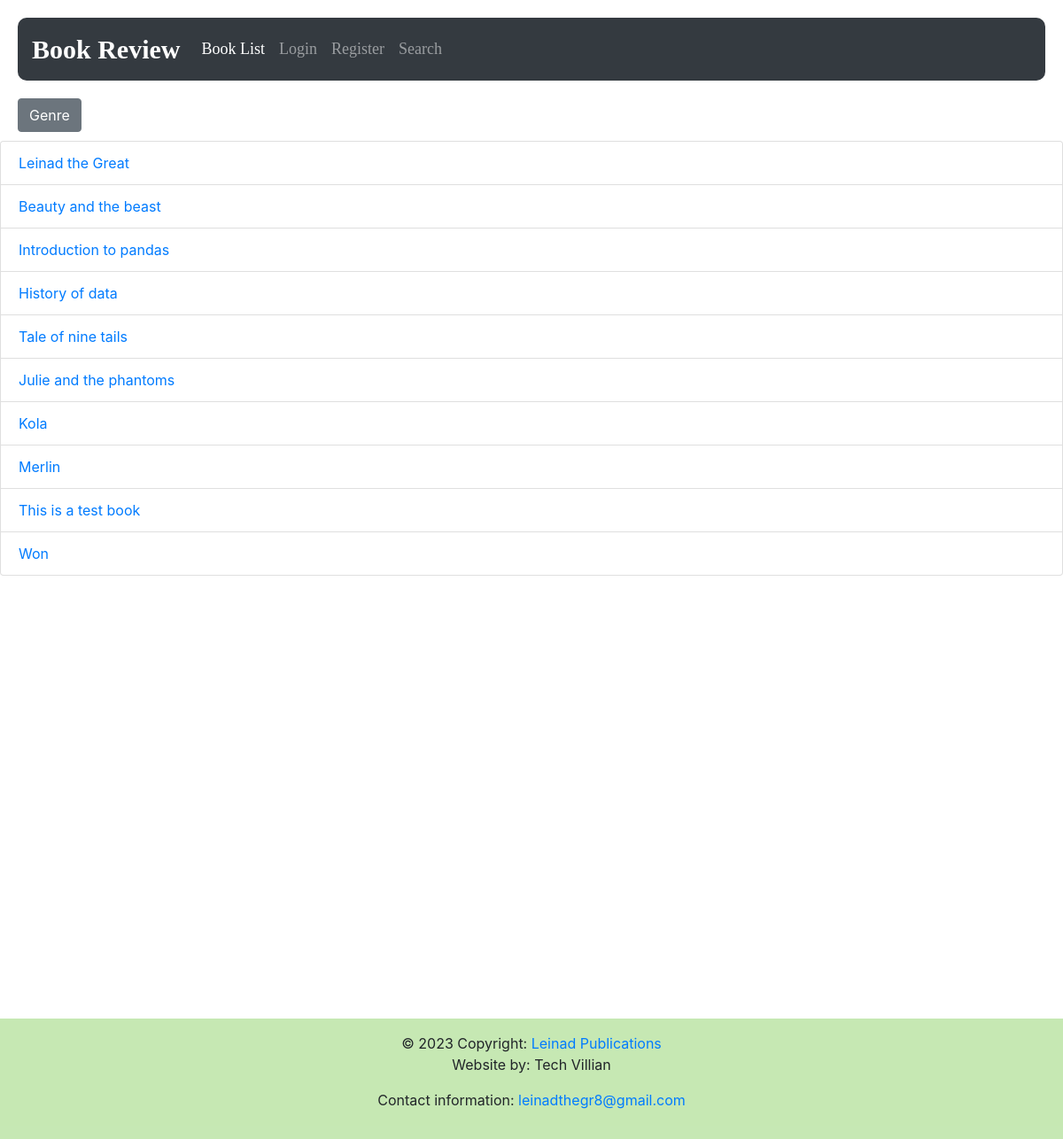
The app's page /book_list/, older data.
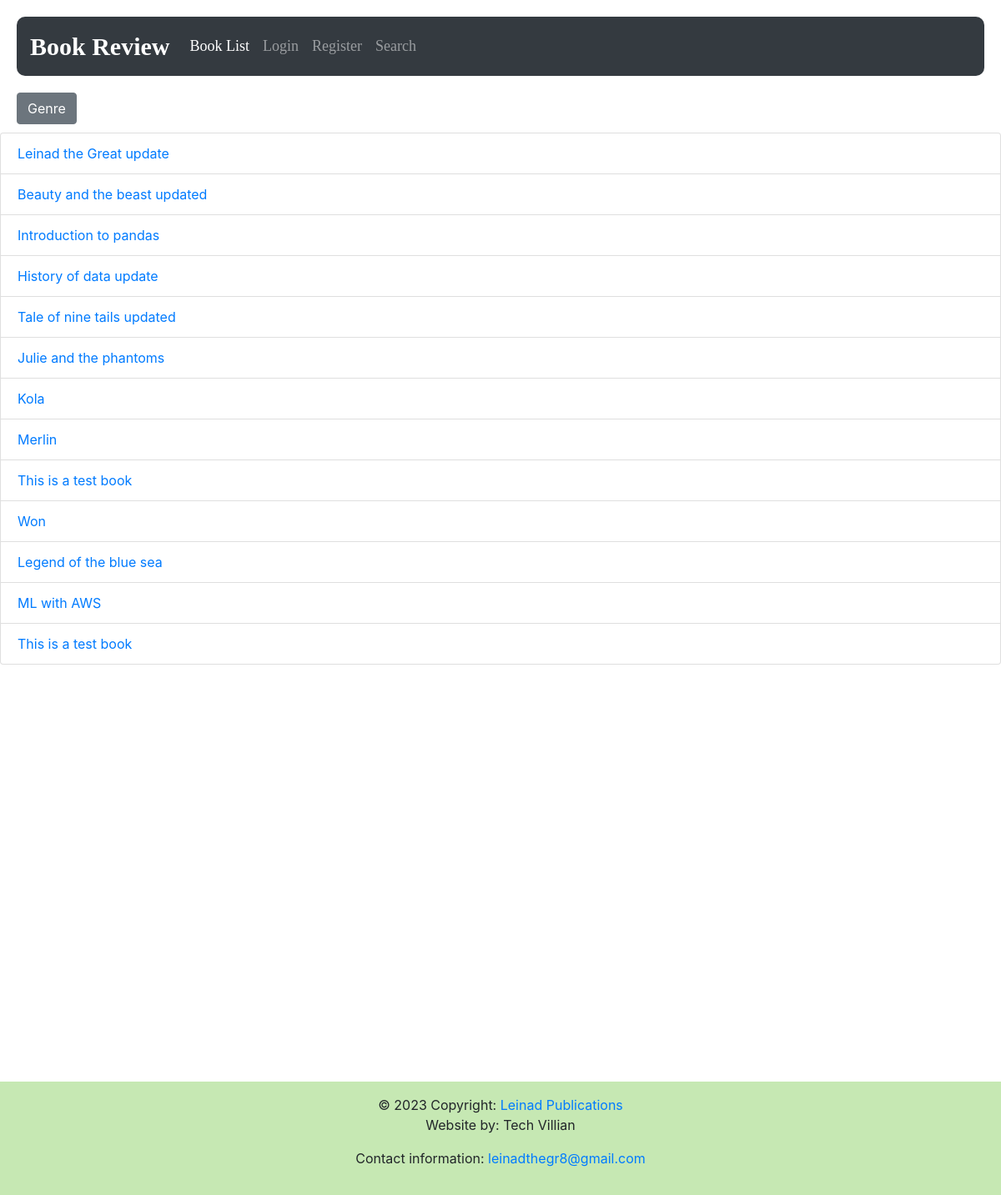
The same page, newer data.
### reviews/models.py (models this page shows, shortened)
class Book(models.Model):
    title = models.CharField(max_length=70, help_text='the title of the book')
    publication_date = models.DateField(verbose_name='date the book was published')
    isbn = models.CharField(max_length=20, verbose_name='the isbn number of the book', unique=True)
    publisher = models.ForeignKey('Publisher', on_delete=models.CASCADE)
    contributors = models.ManyToManyField('Contributor', through='BookContributor')
    image = models.ImageField(default='no_image.JPEG', upload_to='book_images', null=True, blank=True)

### reviews/views.py (the view)
# urls.py: path('book_list/', reviews.views.book_list, name='book_list'),
def book_list(request):
    books = Book.objects.all()
    genres = Genre.objects.all()
    return render(request, 'book_list.html', {'books': books, 'genres': genres})

### reviews/templates/book_list.html (shortened to what this page needs)
{% extends 'base.html' %}
{% block content %}
<div class="dropdown" style="margin-left: 20px; margin-bottom: 10px;">
  <button class="btn btn-secondary" id="genreDropdown">Genre</button>
</div>
<ul class="list-group">
  {% for item in books %}
  <li class="list-group-item">
      <a href="{% url 'book_detail' item.id %}">{{ item.title|capfirst }}</a>
  </li>
  {% endfor %}
</ul>
{% endblock %}

### reviews/templates/base.html (shortened to what this page needs)
<!doctype html>
<html lang="en">
<head>
  <link rel="stylesheet" href="https://stackpath.bootstrapcdn.com/bootstrap/4.4.1/css/bootstrap.min.css">
  <link rel="stylesheet" href="https://cdnjs.cloudflare.com/ajax/libs/font-awesome/4.7.0/css/font-awesome.min.css">
</head>
<body>
  <nav class="navbar navbar-expand-sm navbar-dark bg-dark sticky-top" style="border-radius: 10px;">
    <a class="navbar-brand" href="/" style="font-family: cursive;">Book Review</a>
    <div class="collapse navbar-collapse" id="navbarSupportedContent">
      <ul class="navbar-nav mr-auto" style="font-size: 15px; font-family: cursive;">
        <li class="nav-item active">
          <a class="nav-link" href="/book_list/">Book List<span class="sr-only">(current)</span></a>
        </li>
        {% if user.is_authenticated %}
        <li class="nav-item">
          <a class="nav-link" href="{% url 'profile' %}">Profile</a>
        </li>
        <li class="nav-item">
          <a class="nav-link" href="{% url 'logout' %}">Logout</a>
        </li>
        {% else %}
        <li class="nav-item">
          <a class="nav-link" href="{% url 'login' %}">Login</a>
        </li>
        <li class="nav-item">
          <a class="nav-link" href="{% url 'register' %}">Register</a>
        </li>
        {% endif %}
        <li class="nav-item">
          <a class="nav-link" href="{% url 'book_search' %}">Search</a>
        </li>
      </ul>
    </div>
  </nav>
  {% block content %}{% endblock %}
  <footer>
    <div class="footer-copyright text-center py-3">&copy; 2023 Copyright:
      <a href="#"> Leinad Publications</a>
      <p>Website by: Tech Villian</p>
      <p>Contact information: <a href="mailto:leinadthegr8@gmail.com">leinadthegr8@gmail.com</a></p>
    </div>
  </footer>
</body>
</html>

### reviews/templates/base.html (style rules this page uses)
.navbar { margin: 20px; min-height: 70px; font-size: 25px; }
.navbar-brand { font-size: 30px; font-weight: bold; }
.nav-link { font-size: 18px; }
footer { position:relative; bottom: 0; width: 100%; background-color: #b7e2a0ca; margin-top: 500px; }

Row changes from the older to the newer data that the page shows:
changed Book: title "Leinad the Great" → "Leinad the Great update"
changed Book: title "Beauty and the beast" → "Beauty and the beast updated"
changed Book: title "History of data" → "History of data update"
changed Book: title "Tale of nine tails" → "Tale of nine tails updated"
added Book: title "Legend of the blue sea"
added Book: title "ML with AWS"
added Book: title "This is a test book"
